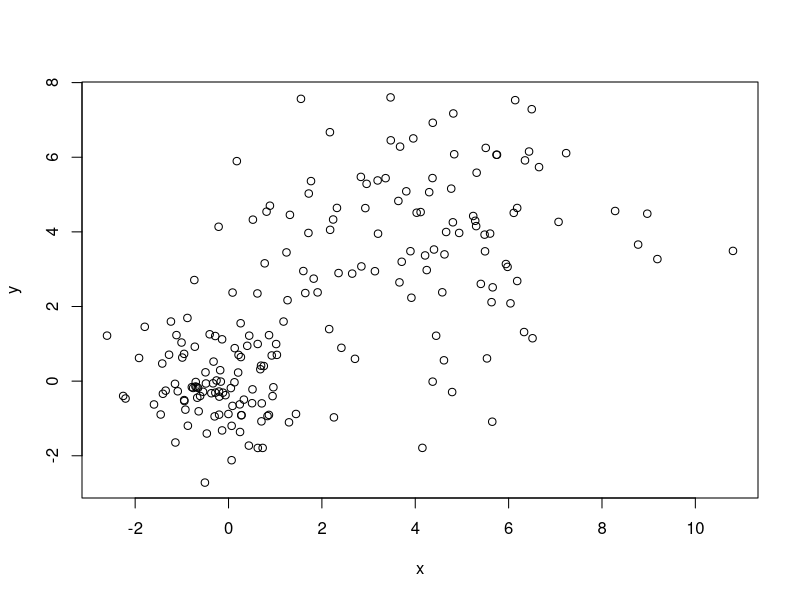
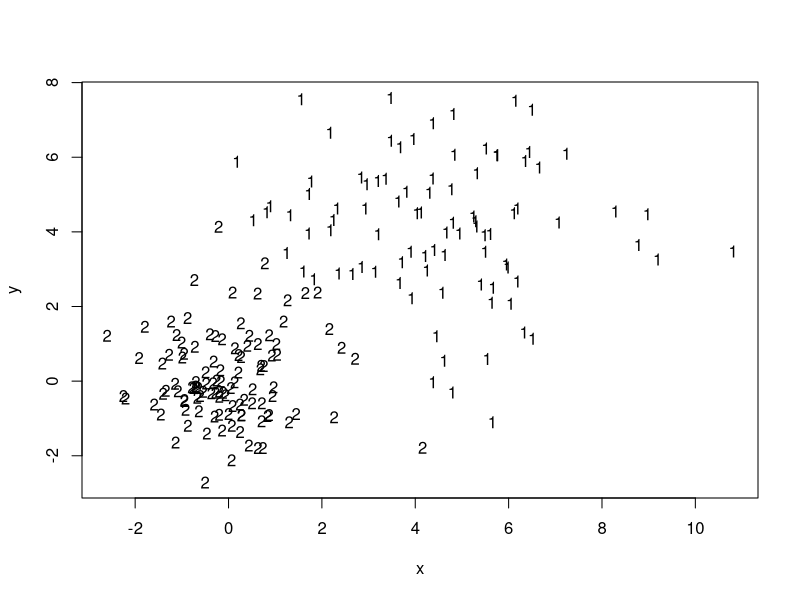
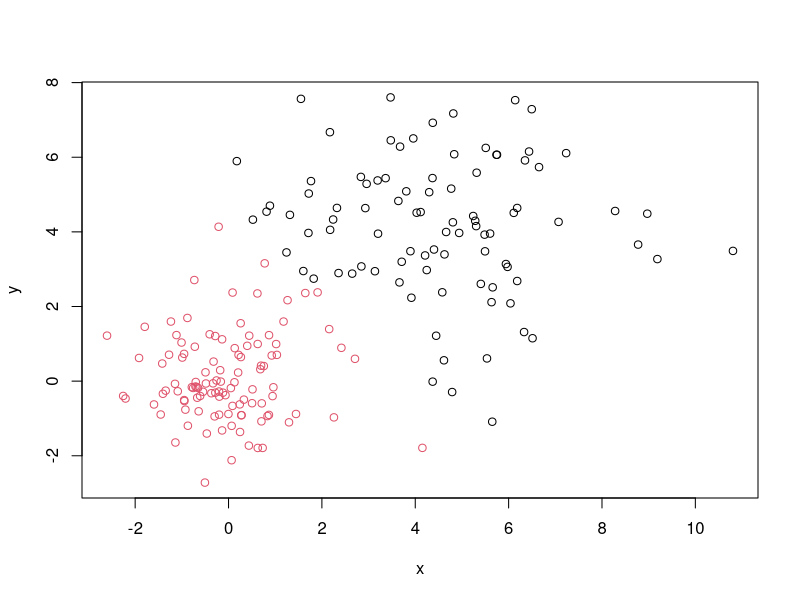
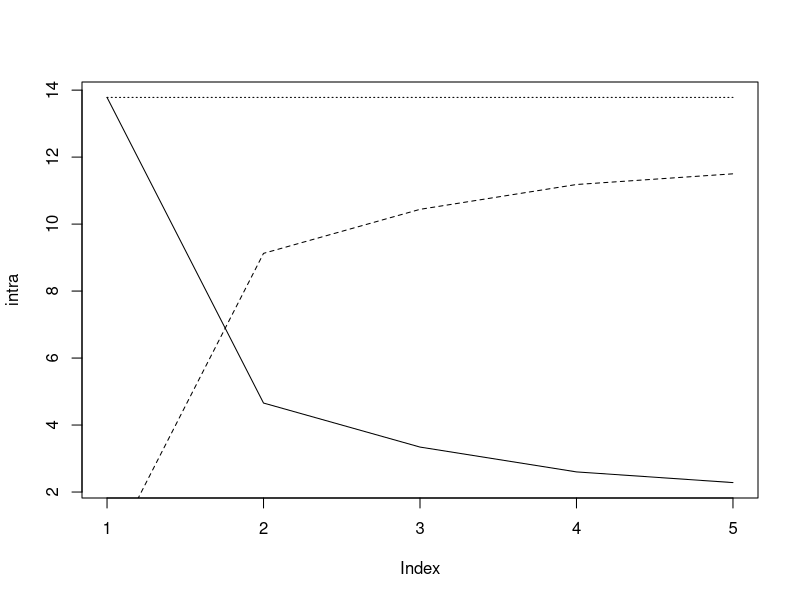
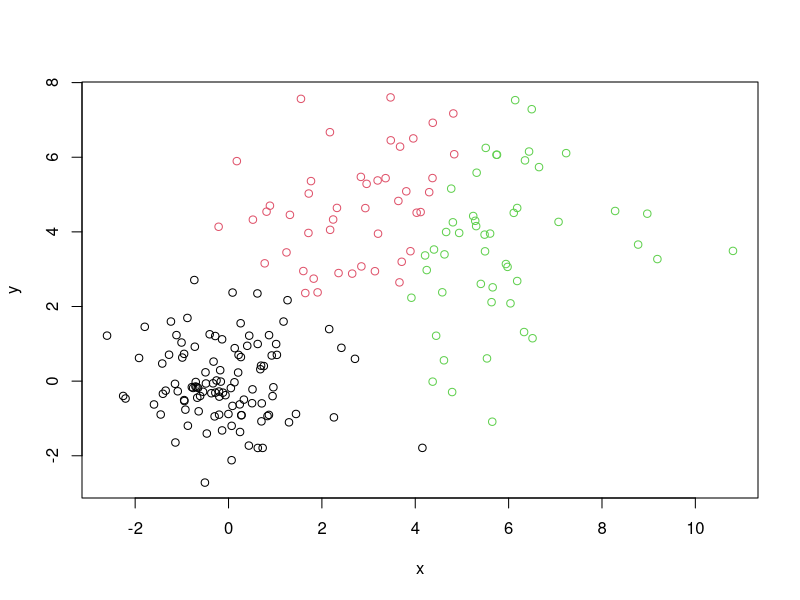
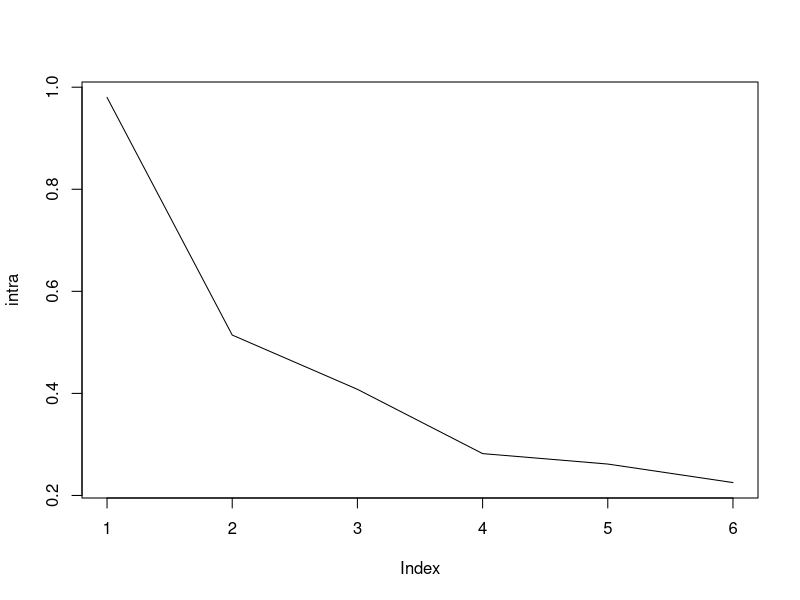
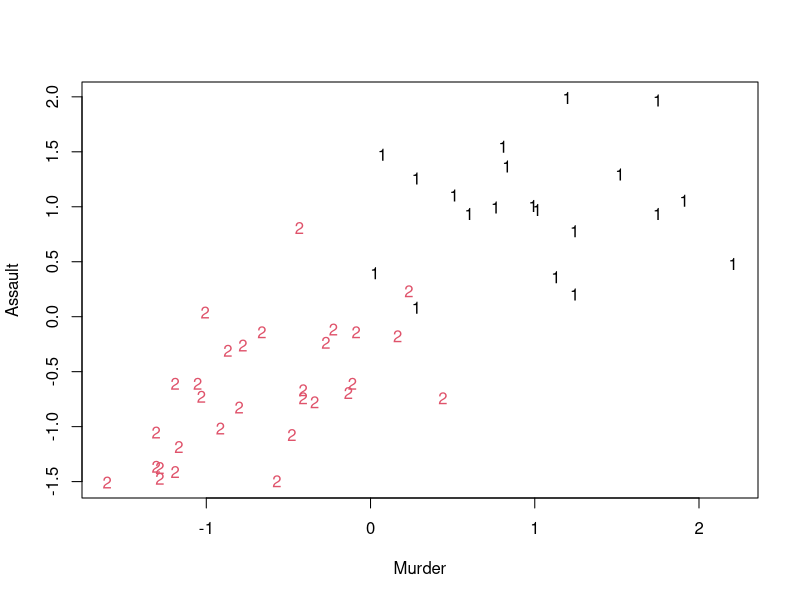

Write the R code that produced these figures, in order.
### TP KMEANS ###

###EXERCICE 1###

#1#

#First we generate all the data
n <- 200
x1 <- rnorm(n/2)
y1 <- rnorm(n/2)
x2 <- rnorm(n/2, 4, 2)
y2 <- rnorm(n/2, 4, 2)
d <- data.frame(c(x1, x2), c(y1, y2))
names(d) <- c("x", "y")

#On genere toutes ces données a partir d'un loi normale centrée
#réduite et d'une loi normal avec un moyenne egal a 4 et
# d'écart type 2. On utilise la fonction rnorm afin de généré toutes
#les données.
#Finalement on les mets dans un seul dataframes avec pour colonnes x et y
#Ce dataframe va donc contenir 200 points généré aleatoirement

#On va représenté ces données a l'aide de la fonction plot
plot(d)

#on peut discerner deux groupes, l'un au milieu du plot et l'autre en bas a droite

#2#

#On va utiliser la fonction kmeans pour realiser le clustering
km = kmeans(d,2)
km

#We are going to look if the clustering vector are similar to km$cluster
km$cluster

#3#

#On va maintenant regarder a quoi ressemble ces clusters
plot(d, pch = "")
text(d, label = km$cluster)

#La classification a l'air d'avoir du sens car tout les 1 et les 2
#(donc les deux differentes classes) ont l'air d etre bien séparé et
#assez homogènes
plot(d, col = km$cluster)

#4#

#On va regarder quelles est la classe avec la plus petite inertie
km$withinss / km$size

#on obtient une inertie de 8.07 pour la classe 1 et de 2.28 pour la classe 2
#Donc la classe 2 (celle en rouge) est plus homogène que la classe 1

#On va maintenant calculer l'inertie intraclasse
mean((km$withinss / km$size)[1]*(95/n) + (km$withinss / km$size)[2]*(105/n))

#On verifie que cette valeur est égale a celle calculer par kmeans
km$tot.withinss/n

#5#

#On va maintenant regarder a l'inertie interclasse
km$betweenss/n

#6#

#On va creer une boucle afin de voir quel est le plus judicieux choix de clustering
#pour cela on va calculer plusieurs cluster avec un k different
k = 5

#On initialise nos variables qui vont nous etre utile dans notre boucle
intra = vector()
inter = vector()
tot = vector()

#On creer une boucle pour calculer tout les kmeans
for (i in 1:k){
  km1 <- kmeans(d,i)
  intra[i] <- km1$tot.withinss/n
  inter[i] <- km1$betweenss/n
  tot[i] <- inter[i] + intra[i]
}

#On represente graphiquement ce que l'on a calculé
plot(intra, type="l")
points(inter, type = "l", lty = 2)
points(tot, type = "l", lty = 3)

#On voit bien qu'apres 2 la courbe ne reduit plus beaucoup (elle se coude) donc
#le choix de deux clusters semble etre le plus judicieux

#7#

#On va regarder a quoi ressemblerai nos clusters si on avait pris k egal a 3
#On calcule les clusters pour k = 3
km3 <- kmeans(d, 3)

plot(d, col = km3$cluster)

#Avec trois classes on voit bien que l'on a du mal a differencier le cluster
#de couleur verte et celui de couleur noire.

###EXERCICE 2###

#1#

#On va maintenant travailler sur le dataset USArrests qui repertorie
#celon l'etats differentes arrestation
head(USArrests)

#On va d'abord devoir centré réduire les données afin de pouvoir les analysé car
#les échelles ne sont pas les memes pour toutes les varaibles. Par exemple
#si on ne le fait pas, la variables Assault risque d'avoir plus d'importance que la variable
#Murder dans les calcul.
scaleUSArrests <- scale(USArrests)

head(scaleUSArrests)
#On peut donc voir que nos données sont désormais centrée réduites

#2#

#On va creer une boucle afin de voir quel est le plus judicieux choix de clustering
#pour cela on va calculer plusieurs cluster avec un k different
k = 6

#On initialise nos variables qui vont nous etre utile dans notre boucle
intra = vector()

#On creer une boucle pour calculer tout les kmeans jusqu'a k=6 et on regarde l'inertie inter et intra classe
for (i in 1:k){
  km1 <- kmeans(scaleUSArrests,i)
  intra[i] <- km1$tot.withinss/n
}

#On represente graphiquement ce que l'on a calculé afin de regarder combien de clusters seront le plus judicieux
plot(intra, type="l")

#On remarque que la courbe se coude au niveau de 2 clusters, ce qui signifie que 2 clusters est le nombre ideal
kmUSArrests <- kmeans(scaleUSArrests, 2)

#On va regarder visuellement ces deux clusters
plot(scaleUSArrests, pch = "")
text(scaleUSArrests, label = kmUSArrests$cluster, col = kmUSArrests$cluster)

#On peut voir que le cluster 1 est sans doute les etats sans trop d'arrestation et l'autre cluster le contraire

#3#

#On va regarder comment est calculé chaque centre de gravité
kmUSArrests$centers
#Nos intuitions etaient bonne car le cluster 1 sont les points avec le moins d'arrestation et vice-versa